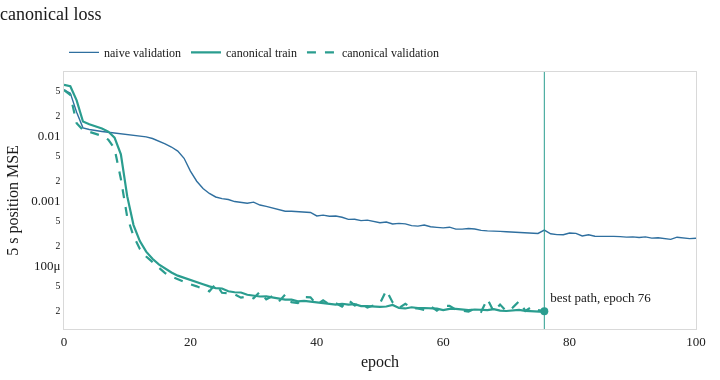

The cell this chart's notebook holds for it:
### Code cell
naive, naive_result, _residual = load_checkpoint("naive")
canonical, canonical_result, _residual = load_checkpoint("canonical")
plot_loss(
    canonical_result,
    color=COLORS["canonical"],
    label="canonical",
    others=[(naive_result, COLORS["naive"], "naive")],
)
